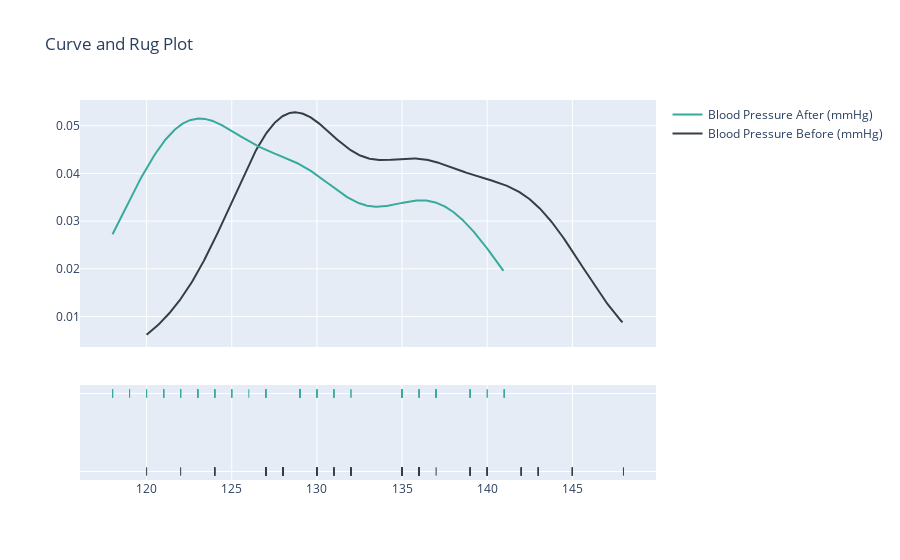

Write notebook code for a chart like this one.
### Code cell
import plotly.figure_factory as ff


colors = ['#333F44', '#37AA9C']

fig = ff.create_distplot((data.iloc[:, 0], data.iloc[:, 1]), data.columns, show_hist=False, colors=colors)

fig.update_layout(title_text='Blood Pressure')
fig.show()

### Figure 1 — Plotly figure (JSON) as saved in the notebook; plotly's stock layout.template omitted (floating-point values rounded to 4 significant figures; data arrays with more than 128 entries replaced by an {"elided": "..."} marker saying what was removed)
{"data": [{"legendgroup": "Blood Pressure Before (mmHg)", "marker": {"color": "#333F44"}, "mode": "lines", "name": "Blood Pressure Before (mmHg)", "showlegend": true, "type": "scatter", "x": {"elided": "500 float values"}, "xaxis": "x", "y": {"elided": "500 float values"}, "yaxis": "y"}, {"legendgroup": "Blood Pressure After (mmHg)", "marker": {"color": "#37AA9C"}, "mode": "lines", "name": "Blood Pressure After (mmHg)", "showlegend": true, "type": "scatter", "x": {"elided": "500 float values"}, "xaxis": "x", "y": {"elided": "500 float values"}, "yaxis": "y"}, {"legendgroup": "Blood Pressure Before (mmHg)", "marker": {"color": "#333F44", "symbol": "line-ns-open"}, "mode": "markers", "name": "Blood Pressure Before (mmHg)", "showlegend": false, "type": "scatter", "x": [130, 142, 120, 135, 148, 122, 137, 130, 142, 128, 135, 140, 132, 145, 124, 128, 136, 143, 127, 139, 135, 131, 127, 130, 142, 128, 136, 140, 132, 145, 124, 128, 136, 143, 127, 139, 135, 131, 127, 130, 142, 128, 136, 140, 132, 145, 124, 128, 136, 143, 127, 139, 135, 131, 127, 130, 142, 128, 136, 140, 132, 145, 124, 128, 136, 143, 127, 139, 135, 131, 127, 130, 142, 128, 136, 140, 132, 145, 124, 128, 136, 143, 127, 139, 135, 131, 127, 130, 128, 136, 140, 132, 145, 124, 128, 136, 143, 127, 139, 135], "xaxis": "x", "y": ["Blood Pressure Before (mmHg)", "Blood Pressure Before (mmHg)", "Blood Pressure Before (mmHg)", "Blood Pressure Before (mmHg)", "Blood Pressure Before (mmHg)", "Blood Pressure Before (mmHg)", "Blood Pressure Before (mmHg)", "Blood Pressure Before (mmHg)", "Blood Pressure Before (mmHg)", "Blood Pressure Before (mmHg)", "Blood Pressure Before (mmHg)", "Blood Pressure Before (mmHg)", "Blood Pressure Before (mmHg)", "Blood Pressure Before (mmHg)", "Blood Pressure Before (mmHg)", "Blood Pressure Before (mmHg)", "Blood Pressure Before (mmHg)", "Blood Pressure Before (mmHg)", "Blood Pressure Before (mmHg)", "Blood Pressure Before (mmHg)", "Blood Pressure Before (mmHg)", "Blood Pressure Before (mmHg)", "Blood Pressure Before (mmHg)", "Blood Pressure Before (mmHg)", "Blood Pressure Before (mmHg)", "Blood Pressure Before (mmHg)", "Blood Pressure Before (mmHg)", "Blood Pressure Before (mmHg)", "Blood Pressure Before (mmHg)", "Blood Pressure Before (mmHg)", "Blood Pressure Before (mmHg)", "Blood Pressure Before (mmHg)", "Blood Pressure Before (mmHg)", "Blood Pressure Before (mmHg)", "Blood Pressure Before (mmHg)", "Blood Pressure Before (mmHg)", "Blood Pressure Before (mmHg)", "Blood Pressure Before (mmHg)", "Blood Pressure Before (mmHg)", "Blood Pressure Before (mmHg)", "Blood Pressure Before (mmHg)", "Blood Pressure Before (mmHg)", "Blood Pressure Before (mmHg)", "Blood Pressure Before (mmHg)", "Blood Pressure Before (mmHg)", "Blood Pressure Before (mmHg)", "Blood Pressure Before (mmHg)", "Blood Pressure Before (mmHg)", "Blood Pressure Before (mmHg)", "Blood Pressure Before (mmHg)", "Blood Pressure Before (mmHg)", "Blood Pressure Before (mmHg)", "Blood Pressure Before (mmHg)", "Blood Pressure Before (mmHg)", "Blood Pressure Before (mmHg)", "Blood Pressure Before (mmHg)", "Blood Pressure Before (mmHg)", "Blood Pressure Before (mmHg)", "Blood Pressure Before (mmHg)", "Blood Pressure Before (mmHg)", "Blood Pressure Before (mmHg)", "Blood Pressure Before (mmHg)", "Blood Pressure Before (mmHg)", "Blood Pressure Before (mmHg)", "Blood Pressure Before (mmHg)", "Blood Pressure Before (mmHg)", "Blood Pressure Before (mmHg)", "Blood Pressure Before (mmHg)", "Blood Pressure Before (mmHg)", "Blood Pressure Before (mmHg)", "Blood Pressure Before (mmHg)", "Blood Pressure Before (mmHg)", "Blood Pressure Before (mmHg)", "Blood Pressure Before (mmHg)", "Blood Pressure Before (mmHg)", "Blood Pressure Before (mmHg)", "Blood Pressure Before (mmHg)", "Blood Pressure Before (mmHg)", "Blood Pressure Before (mmHg)", "Blood Pressure Before (mmHg)", "Blood Pressure Before (mmHg)", "Blood Pressure Before (mmHg)", "Blood Pressure Before (mmHg)", "Blood Pressure Before (mmHg)", "Blood Pressure Before (mmHg)", "Blood Pressure Before (mmHg)", "Blood Pressure Before (mmHg)", "Blood Pressure Before (mmHg)", "Blood Pressure Before (mmHg)", "Blood Pressure Before (mmHg)", "Blood Pressure Before (mmHg)", "Blood Pressure Before (mmHg)", "Blood Pressure Before (mmHg)", "Blood Pressure Before (mmHg)", "Blood Pressure Before (mmHg)", "Blood Pressure Before (mmHg)", "Blood Pressure Before (mmHg)", "Blood Pressure Before (mmHg)", "Blood Pressure Before (mmHg)", "Blood Pressure Before (mmHg)"], "yaxis": "y2"}, {"legendgroup": "Blood Pressure After (mmHg)", "marker": {"color": "#37AA9C", "symbol": "line-ns-open"}, "mode": "markers", "name": "Blood Pressure After (mmHg)", "showlegend": false, "type": "scatter", "x": [120, 135, 118, 127, 140, 118, 129, 124, 137, 125, 129, 132, 125, 136, 118, 122, 130, 139, 123, 132, 131, 126, 120, 123, 139, 122, 129, 136, 127, 140, 119, 121, 129, 137, 122, 135, 129, 124, 119, 124, 139, 123, 131, 135, 127, 141, 118, 121, 129, 137, 123, 135, 130, 125, 121, 124, 139, 123, 131, 136, 127, 141, 118, 121, 129, 137, 123, 135, 130, 124, 121, 124, 139, 123, 131, 136, 127, 141, 118, 121, 129, 137, 123, 135, 130, 125, 121, 124, 122, 129, 135, 127, 141, 118, 121, 129, 137, 123, 135, 130], "xaxis": "x", "y": ["Blood Pressure After (mmHg)", "Blood Pressure After (mmHg)", "Blood Pressure After (mmHg)", "Blood Pressure After (mmHg)", "Blood Pressure After (mmHg)", "Blood Pressure After (mmHg)", "Blood Pressure After (mmHg)", "Blood Pressure After (mmHg)", "Blood Pressure After (mmHg)", "Blood Pressure After (mmHg)", "Blood Pressure After (mmHg)", "Blood Pressure After (mmHg)", "Blood Pressure After (mmHg)", "Blood Pressure After (mmHg)", "Blood Pressure After (mmHg)", "Blood Pressure After (mmHg)", "Blood Pressure After (mmHg)", "Blood Pressure After (mmHg)", "Blood Pressure After (mmHg)", "Blood Pressure After (mmHg)", "Blood Pressure After (mmHg)", "Blood Pressure After (mmHg)", "Blood Pressure After (mmHg)", "Blood Pressure After (mmHg)", "Blood Pressure After (mmHg)", "Blood Pressure After (mmHg)", "Blood Pressure After (mmHg)", "Blood Pressure After (mmHg)", "Blood Pressure After (mmHg)", "Blood Pressure After (mmHg)", "Blood Pressure After (mmHg)", "Blood Pressure After (mmHg)", "Blood Pressure After (mmHg)", "Blood Pressure After (mmHg)", "Blood Pressure After (mmHg)", "Blood Pressure After (mmHg)", "Blood Pressure After (mmHg)", "Blood Pressure After (mmHg)", "Blood Pressure After (mmHg)", "Blood Pressure After (mmHg)", "Blood Pressure After (mmHg)", "Blood Pressure After (mmHg)", "Blood Pressure After (mmHg)", "Blood Pressure After (mmHg)", "Blood Pressure After (mmHg)", "Blood Pressure After (mmHg)", "Blood Pressure After (mmHg)", "Blood Pressure After (mmHg)", "Blood Pressure After (mmHg)", "Blood Pressure After (mmHg)", "Blood Pressure After (mmHg)", "Blood Pressure After (mmHg)", "Blood Pressure After (mmHg)", "Blood Pressure After (mmHg)", "Blood Pressure After (mmHg)", "Blood Pressure After (mmHg)", "Blood Pressure After (mmHg)", "Blood Pressure After (mmHg)", "Blood Pressure After (mmHg)", "Blood Pressure After (mmHg)", "Blood Pressure After (mmHg)", "Blood Pressure After (mmHg)", "Blood Pressure After (mmHg)", "Blood Pressure After (mmHg)", "Blood Pressure After (mmHg)", "Blood Pressure After (mmHg)", "Blood Pressure After (mmHg)", "Blood Pressure After (mmHg)", "Blood Pressure After (mmHg)", "Blood Pressure After (mmHg)", "Blood Pressure After (mmHg)", "Blood Pressure After (mmHg)", "Blood Pressure After (mmHg)", "Blood Pressure After (mmHg)", "Blood Pressure After (mmHg)", "Blood Pressure After (mmHg)", "Blood Pressure After (mmHg)", "Blood Pressure After (mmHg)", "Blood Pressure After (mmHg)", "Blood Pressure After (mmHg)", "Blood Pressure After (mmHg)", "Blood Pressure After (mmHg)", "Blood Pressure After (mmHg)", "Blood Pressure After (mmHg)", "Blood Pressure After (mmHg)", "Blood Pressure After (mmHg)", "Blood Pressure After (mmHg)", "Blood Pressure After (mmHg)", "Blood Pressure After (mmHg)", "Blood Pressure After (mmHg)", "Blood Pressure After (mmHg)", "Blood Pressure After (mmHg)", "Blood Pressure After (mmHg)", "Blood Pressure After (mmHg)", "Blood Pressure After (mmHg)", "Blood Pressure After (mmHg)", "Blood Pressure After (mmHg)", "Blood Pressure After (mmHg)", "Blood Pressure After (mmHg)", "Blood Pressure After (mmHg)"], "yaxis": "y2"}], "layout": {"barmode": "overlay", "hovermode": "closest", "legend": {"traceorder": "reversed"}, "title": {"text": "Curve and Rug Plot"}, "xaxis": {"anchor": "y2", "domain": [0, 1], "zeroline": false}, "yaxis": {"anchor": "free", "domain": [0.35, 1], "position": 0}, "yaxis2": {"anchor": "x", "domain": [0, 0.25], "dtick": 1, "showticklabels": false}}}
